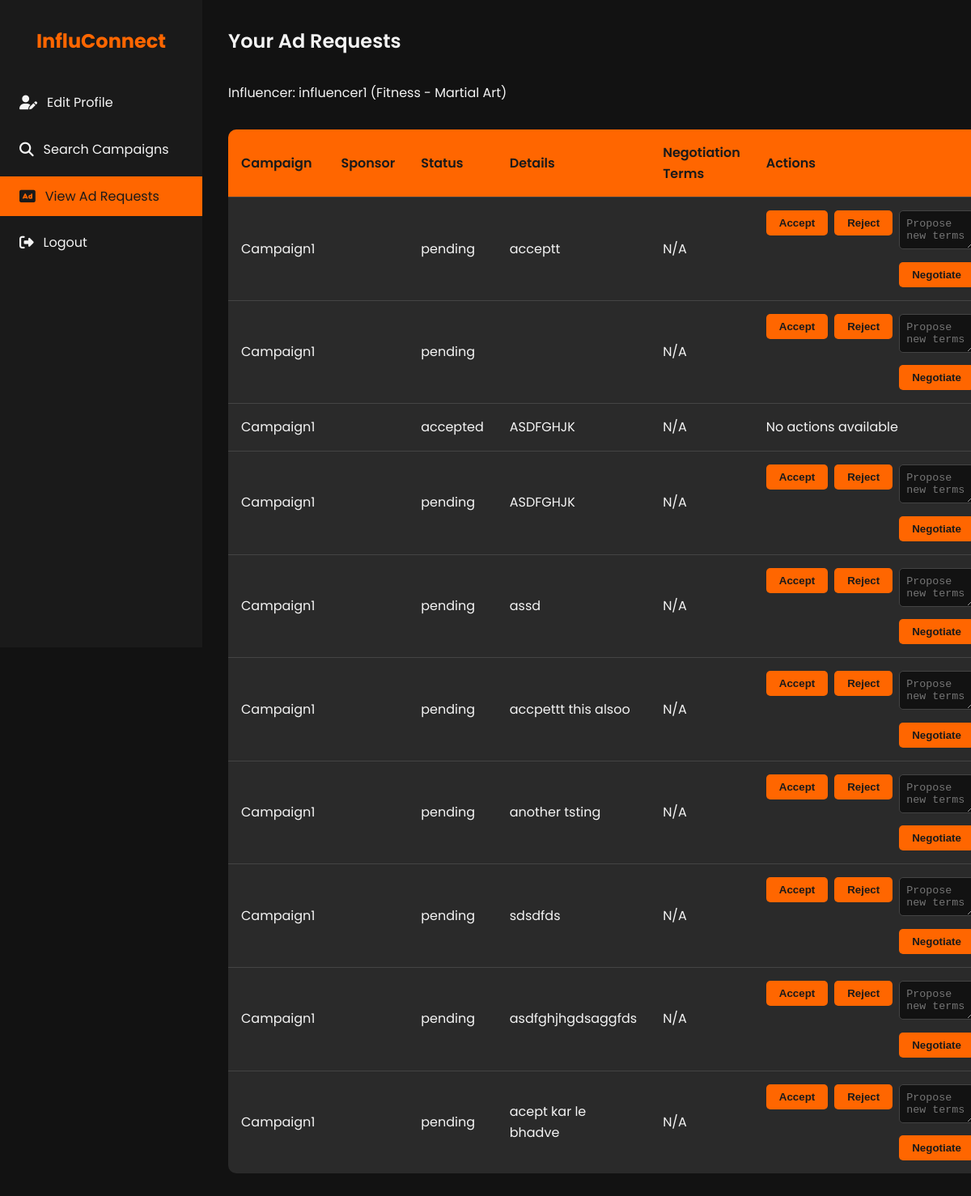
/influencer/ad_requests (signed in), run on an earlier commit of the app's database.
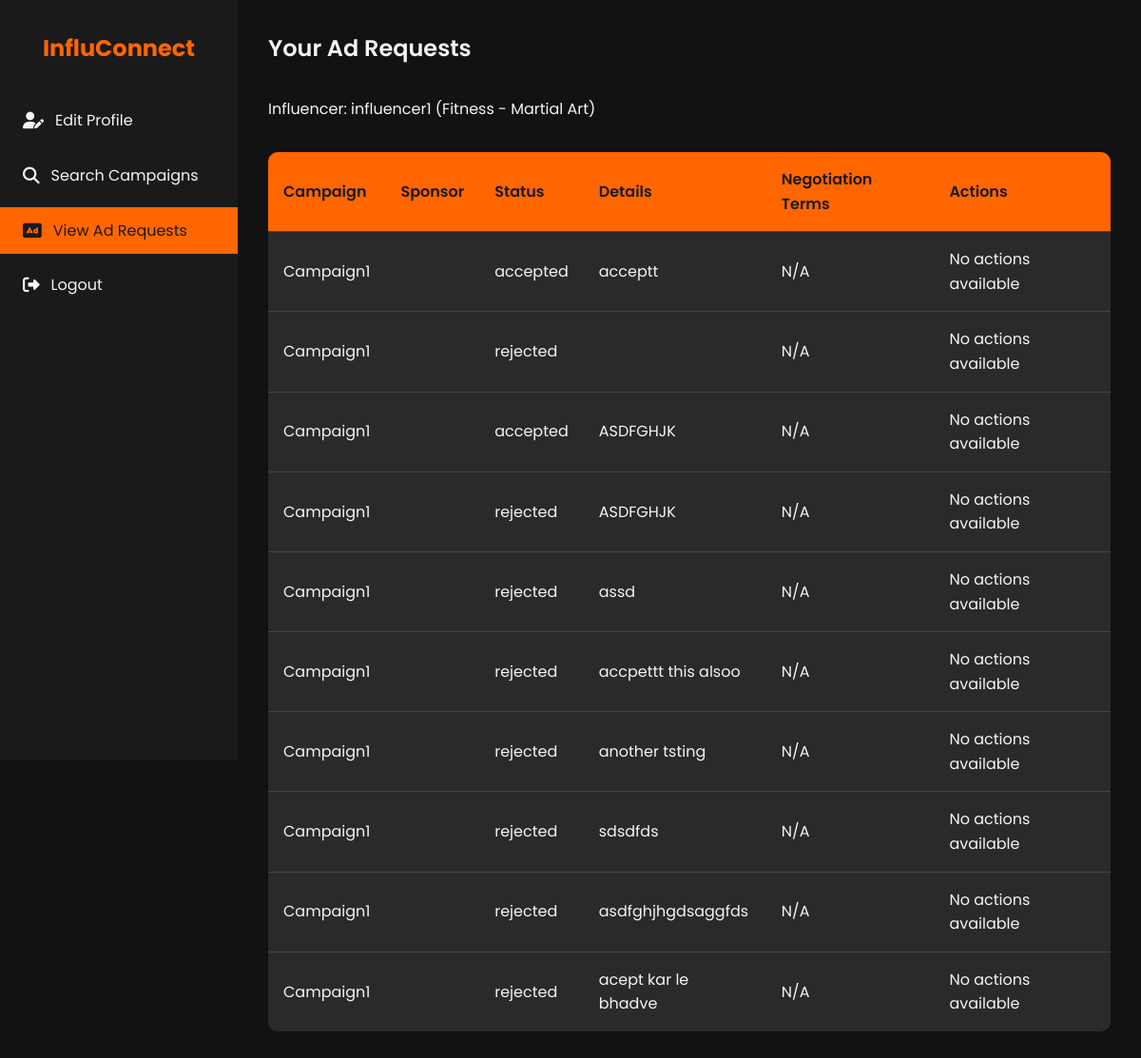
And on a later commit of the database.
### models.py (models this page shows, shortened)
class User(db.Model, UserMixin):
    id = db.Column(db.Integer, primary_key=True)
    username = db.Column(db.String(80), unique=True, nullable=False)
    password = db.Column(db.String(200), nullable=False)
    email = db.Column(db.String(120), unique=True, nullable=False)
    role = db.Column(db.String(50), nullable=False)  # admin, sponsor, influencer
    is_active = db.Column(db.Boolean, default=True)

class Influencer(db.Model):
    id = db.Column(db.Integer, primary_key=True)
    user_id = db.Column(db.Integer, db.ForeignKey('user.id'), nullable=False)
    category = db.Column(db.String(120))
    niche = db.Column(db.String(120))
    is_flagged = db.Column(db.Boolean, default=False)
    reach = db.Column(db.Integer)
    bio = db.Column(db.Text)
    user = db.relationship('User', backref=db.backref('influencers', lazy=True))

class AdRequest(db.Model):
    id = db.Column(db.Integer, primary_key=True)
    campaign_id = db.Column(db.Integer, db.ForeignKey('campaign.id'), nullable=False)
    influencer_id = db.Column(db.Integer, db.ForeignKey('influencer.id'), nullable=False)
    status = db.Column(db.String(50), nullable=False)  # pending, accepted, rejected, negotiated
    details = db.Column(db.Text)
    negotiation_terms = db.Column(db.Text)
    communication_log = db.Column(db.Text)
    created_at = db.Column(db.DateTime, default=datetime.utcnow)
    updated_at = db.Column(db.DateTime, default=datetime.utcnow, onupdate=datetime.utcnow)
    campaign = db.relationship('Campaign', backref=db.backref('ad_requests', lazy=True))
    influencer = db.relationship('Influencer', backref=db.backref('ad_requests', lazy=True))

class Campaign(db.Model):
    id = db.Column(db.Integer, primary_key=True)
    sponsor_id = db.Column(db.Integer, db.ForeignKey('sponsor.id'), nullable=False)
    title = db.Column(db.String(120), nullable=False)
    description = db.Column(db.Text)
    budget = db.Column(db.Float)
    category = db.Column(db.String(120))
    status = db.Column(db.String(50), nullable=False)  # active, completed, flagged
    start_date = db.Column(db.DateTime)
    end_date = db.Column(db.DateTime)
    is_public = db.Column(db.Boolean, default=True)
    sponsor = db.relationship('Sponsor', backref=db.backref('campaigns', lazy=True))

### app.py (the view)
    @app.route('/influencer/ad_requests', methods=['GET'])
    @login_required
    @influencer_required
    def influencer_ad_requests():
        influencer = Influencer.query.filter_by(user_id=current_user.id).first()
        if not influencer:
            flash('You are not registered as an influencer.', 'error')
            return redirect(url_for('home'))
        ad_requests = AdRequest.query.filter_by(influencer_id=influencer.id).all()
        return render_template('influencer_ad_requests.html', ad_requests=ad_requests, influencer=influencer)

### templates/influencer_ad_requests.html (shortened to what this page needs)
<!DOCTYPE html>
<html lang="en">
<head>
    <link rel="stylesheet" href="https://cdnjs.cloudflare.com/ajax/libs/font-awesome/6.1.1/css/all.min.css">
</head>
<body>
    <div class="dashboard">
        <aside class="sidebar">
            <div class="logo">
                <h1>InfluConnect</h1>
            </div>
            <nav>
                <ul class="nav-menu">
                    <li class="nav-item">
                        <a href="{{ url_for('influencer_profile') }}" class="nav-link">
                            <i class="fas fa-user-edit"></i> Edit Profile
                        </a>
                    </li>
                    <li class="nav-item">
                        <a href="{{ url_for('search_campaigns') }}" class="nav-link">
                            <i class="fas fa-search"></i> Search Campaigns
                        </a>
                    </li>
                    <li class="nav-item">
                        <a href="{{ url_for('influencer_ad_requests') }}" class="nav-link active">
                            <i class="fas fa-ad"></i> View Ad Requests
                        </a>
                    </li>
                    <li class="nav-item">
                        <a href="{{ url_for('logout') }}" class="nav-link">
                            <i class="fas fa-sign-out-alt"></i> Logout
                        </a>
                    </li>
                </ul>
            </nav>
        </aside>
        <main class="main-content">
            <header class="header">
                <h1 class="welcome-text">Your Ad Requests</h1>
            </header>
            <section class="ad-requests-section">
                <p>Influencer: {{ influencer.user.username }} ({{ influencer.category }} - {{ influencer.niche }})</p>
                <table class="ad-requests-table">
                    <thead>
                        <tr>
                            <th>Campaign</th>
                            <th>Sponsor</th>
                            <th>Status</th>
                            <th>Details</th>
                            <th>Negotiation Terms</th>
                            <th>Actions</th>
                        </tr>
                    </thead>
                    <tbody>
                        {% for ad_request in ad_requests %}
                        <tr>
                            <td>{{ ad_request.campaign.title }}</td>
                            <td>{{ ad_request.campaign.sponsor.company_name }}</td>
                            <td>{{ ad_request.status }}</td>
                            <td>{{ ad_request.details }}</td>
                            <td>{{ ad_request.negotiation_terms or 'N/A' }}</td>
                            <td>
                                {% if ad_request.status == 'pending' %}
                                    <div class="ad-request-actions">
                                        <form action="{{ url_for('influencer_ad_request_action', id=ad_request.id) }}" method="POST">
                                            <input type="submit" value="Accept">
                                        </form>
                                        <form action="{{ url_for('influencer_ad_request_action', id=ad_request.id) }}" method="POST">
                                            <input type="submit" value="Reject">
                                        </form>
                                        <form action="{{ url_for('influencer_ad_request_action', id=ad_request.id) }}" method="POST" class="negotiate-form">
                                            <textarea name="new_terms" placeholder="Propose new terms" required></textarea>
                                            <input type="submit" value="Negotiate">
                                        </form>
                                    </div>
                                {% elif ad_request.status == 'negotiated' %}
                                    <p>Waiting for sponsor response</p>
                                {% else %}
                                    <p>No actions available</p>
                                {% endif %}
                            </td>
                        </tr>
                        {% endfor %}
                    </tbody>
                </table>
            </section>
        </main>
    </div>
</body>
</html>

### templates/influencer_ad_requests.html (style rules this page uses)
:root { --primary-color: #1a1a1a; --secondary-color: #ff6600; --text-color: #f4f4f4; --bg-color: #121212; --card-bg-color: #2a2a2a; --hover-color: #ff8533; }
* { margin: 0; padding: 0; box-sizing: border-box; }
body { font-family: 'Poppins', sans-serif; line-height: 1.6; color: var(--text-color); background-color: var(--bg-color); }
.dashboard { display: flex; min-height: 100vh; }
.sidebar { width: 250px; background-color: var(--primary-color); padding: 2rem 0; position: fixed; height: 100vh; overflow-y: auto; }
.logo { text-align: center; margin-bottom: 2rem; }
.logo h1 { color: var(--secondary-color); font-size: 1.5rem; }
.nav-menu { list-style-type: none; }
.nav-item { margin-bottom: 0.5rem; }
.nav-link { display: flex; align-items: center; padding: 0.75rem 1.5rem; color: var(--text-color); text-decoration: none; transition: all 0.3s ease; }
.nav-link:hover, .nav-link.active { background-color: var(--secondary-color); color: var(--primary-color); }
.nav-link i { margin-right: 0.75rem; font-size: 1.1rem; }
.main-content { flex-grow: 1; margin-left: 250px; padding: 2rem; }
.header { display: flex; justify-content: space-between; align-items: center; margin-bottom: 2rem; }
.welcome-text { font-size: 1.5rem; font-weight: 600; }
.ad-requests-table { width: 100%; border-collapse: collapse; margin-top: 2rem; background-color: var(--card-bg-color); border-radius: 10px; overflow: hidden; }
.ad-requests-table th, .ad-requests-table td { padding: 1rem; text-align: left; border-bottom: 1px solid #444; }
.ad-requests-table th { background-color: var(--secondary-color); color: var(--primary-color); font-weight: 600; }
.ad-requests-table tr:last-child td { border-bottom: none; }

What changed in the data, as far as the page shows it:
changed AdRequest "acceptt": status "pending" → "accepted"; value "Accept" → (not shown); value "Reject" → (not shown); value "Negotiate" → (not shown); now shows "No actions available"
changed AdRequest (number 2 of 10 on the later page): status "pending" → "rejected"; value "Accept" → (not shown); value "Reject" → (not shown); value "Negotiate" → (not shown); now shows "No actions available"
changed AdRequest (number 4 of 10 on the later page): status "pending" → "rejected"; value "Accept" → (not shown); value "Reject" → (not shown); value "Negotiate" → (not shown); now shows "No actions available"
changed AdRequest "assd": status "pending" → "rejected"; value "Accept" → (not shown); value "Reject" → (not shown); value "Negotiate" → (not shown); now shows "No actions available"
changed AdRequest "accpettt this alsoo": status "pending" → "rejected"; value "Accept" → (not shown); value "Reject" → (not shown); value "Negotiate" → (not shown); now shows "No actions available"
changed AdRequest "another tsting": status "pending" → "rejected"; value "Accept" → (not shown); value "Reject" → (not shown); value "Negotiate" → (not shown); now shows "No actions available"
changed AdRequest "sdsdfds": status "pending" → "rejected"; value "Accept" → (not shown); value "Reject" → (not shown); value "Negotiate" → (not shown); now shows "No actions available"
changed AdRequest "asdfghjhgdsaggfds": status "pending" → "rejected"; value "Accept" → (not shown); value "Reject" → (not shown); value "Negotiate" → (not shown); now shows "No actions available"
changed AdRequest "acept kar le bhadve": status "pending" → "rejected"; value "Accept" → (not shown); value "Reject" → (not shown); value "Negotiate" → (not shown); now shows "No actions available"
